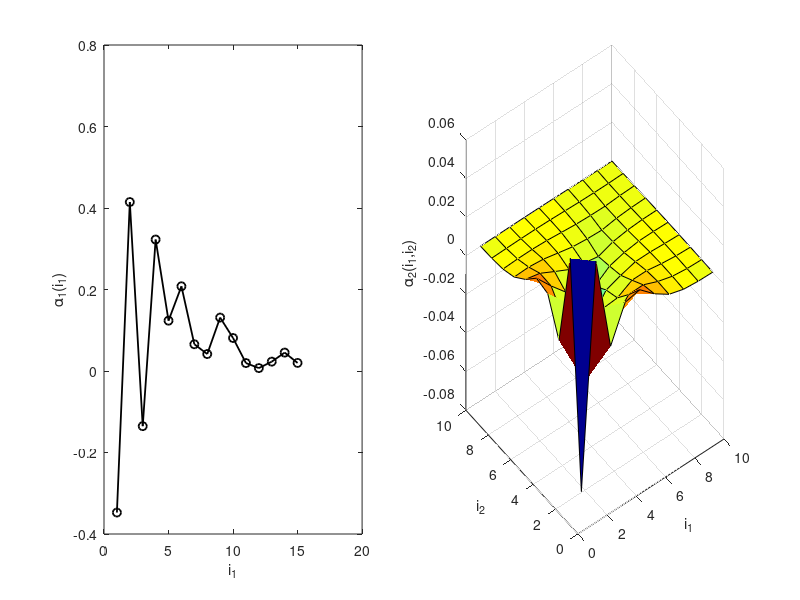

This figure's MATLAB source:
clear 
close all
clc

load('LBF_Kernels_DC_Score58')

figure()
subplot(1,2,1)
plot(1:15,alpha1,'k-o','LineWidth',1.3)
xlabel('i_1')
ylabel('\alpha_1(i_1)')
subplot(1,2,2)
surf(1:10,1:10,alpha2)
colormap jet
xlabel('i_1')
ylabel('i_2')
zlabel('\alpha_2(i_1,i_2)')